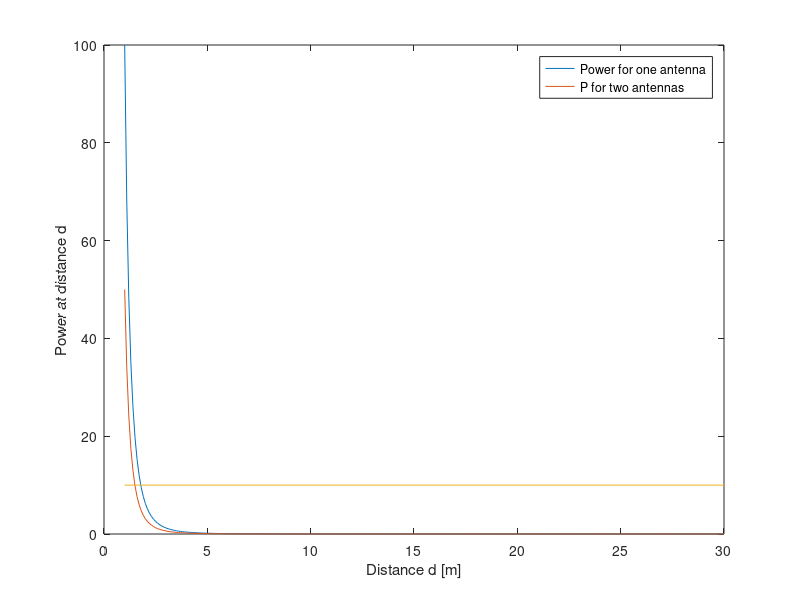
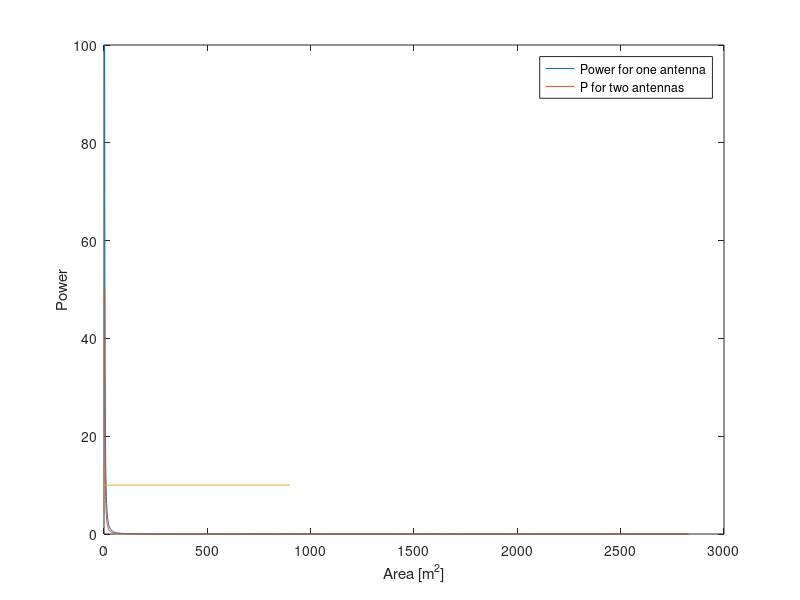

Here is the MATLAB script that generated these plots, in order:
close all
clear all

P=100;
Pdc=10;

d=1:0.1:30;
P1=P*d.^(-4);
P2=0.5*P1;
area=pi*d.^2;
figure
h1=plot(d,P1);
hold on
h2=plot(d,P2);
plot([1,30],[Pdc, Pdc],'-')
xlabel('Distance d [m]')
ylabel('Power at distance d')
legend([h1, h2],'Power for one antenna','P for two antennas')


figure
h1=plot(area,P1);
hold on
h2=plot(area,P2);
plot([1,900],[Pdc, Pdc],'-')
xlabel('Area [m^2]')
ylabel('Power')
legend([h1, h2],'Power for one antenna','P for two antennas')